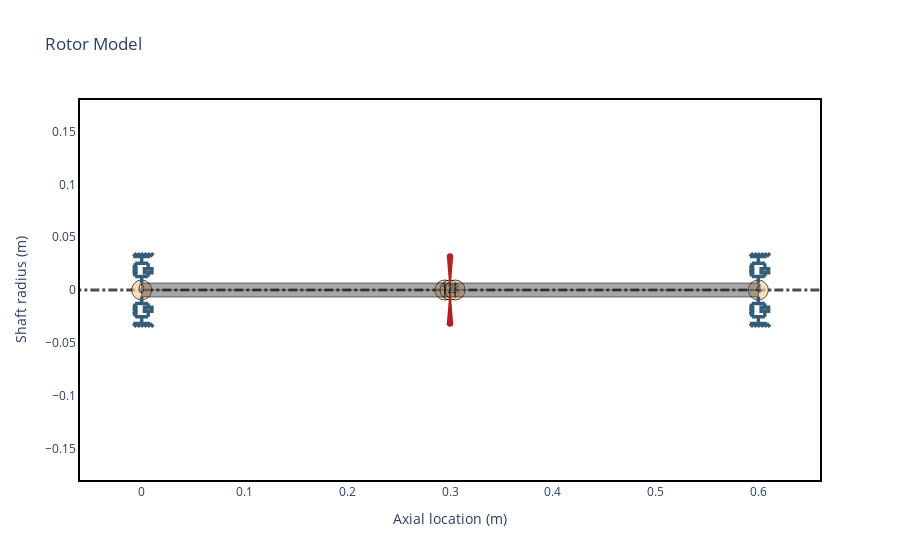

Notebook source saved alongside this figure:
### Code cell
# ========================================================================
# ROTOR
#
rotor = rs.Rotor(shaft_elements, [disk_geo], bearings)
print("Rotor total mass = ", np.round(rotor.m, 2))
print("Rotor center of gravity =", np.round(rotor.CG, 2))
rotor.plot_rotor()

### Figure 1 — Plotly figure (JSON) as saved in the notebook; plotly's stock layout.template omitted (floating-point values rounded to 4 significant figures)
{"data": [{"hoverinfo": "none", "line": {"color": "black", "dash": "dashdot", "width": 3}, "mode": "lines", "opacity": 0.7, "showlegend": false, "type": "scatter", "x": [-0.12, 0.72], "y": [0, 0]}, {"hoverinfo": "none", "marker": {"color": "#ffcc99", "line": {"color": "black", "width": 1}, "opacity": 0.7, "size": 20}, "mode": "markers+text", "showlegend": false, "text": ["0", "1", "2", "3", "4"], "type": "scatter", "x": [0, 0.295, 0.3, 0.305, 0.6], "y": [0, 0, 0, 0, 0]}, {"customdata": [[0, 0.0127, 0, 0.0127, 0, 0.295, "ABNT1020"], [0, 0.0127, 0, 0.0127, 0, 0.295, "ABNT1020"], [0, 0.0127, 0, 0.0127, 0, 0.295, "ABNT1020"], [0, 0.0127, 0, 0.0127, 0, 0.295, "ABNT1020"], [0, 0.0127, 0, 0.0127, 0, 0.295, "ABNT1020"], [0, 0.0127, 0, 0.0127, 0, 0.295, "ABNT1020"], [0, 0.0127, 0, 0.0127, 0, 0.295, "ABNT1020"], [0, 0.0127, 0, 0.0127, 0, 0.295, "ABNT1020"], [0, 0.0127, 0, 0.0127, 0, 0.295, "ABNT1020"], [0, 0.0127, 0, 0.0127, 0, 0.295, "ABNT1020"]], "fill": "toself", "fillcolor": "#525252", "hoverinfo": "text", "hoverlabel": {"bgcolor": "#525252"}, "hoveron": "points+fills", "hovertemplate": "Element Number: 0<br>Left Outer Diameter: 0.0127 m<br>Left Inner Diameter: 0.0 m<br>Right Outer Diameter: 0.0127 m<br>Right Inner Diameter: 0.0 m<br>Element Length: 0.295 m<br>Material: ABNT1020<br>", "legendgroup": "Shaft", "line": {"color": "black", "width": 1.5}, "mode": "lines", "name": "Shaft el. 0", "opacity": 0.5, "showlegend": false, "text": "Element Number: 0<br>Left Outer Diameter: 0.0127 m<br>Left Inner Diameter: 0.0 m<br>Right Outer Diameter: 0.0127 m<br>Right Inner Diameter: 0.0 m<br>Element Length: 0.295 m<br>Material: ABNT1020<br>", "type": "scatter", "x": [0, 0, 0.295, 0.295, 0, 0, 0, 0.295, 0.295, 0], "y": [0, 0.00635, 0.00635, 0, 0, 0, -0.00635, -0.00635, 0, 0]}, {"customdata": [[1, 0.0127, 0, 0.0127, 0, 0.005, "ABNT1020"], [1, 0.0127, 0, 0.0127, 0, 0.005, "ABNT1020"], [1, 0.0127, 0, 0.0127, 0, 0.005, "ABNT1020"], [1, 0.0127, 0, 0.0127, 0, 0.005, "ABNT1020"], [1, 0.0127, 0, 0.0127, 0, 0.005, "ABNT1020"], [1, 0.0127, 0, 0.0127, 0, 0.005, "ABNT1020"], [1, 0.0127, 0, 0.0127, 0, 0.005, "ABNT1020"], [1, 0.0127, 0, 0.0127, 0, 0.005, "ABNT1020"], [1, 0.0127, 0, 0.0127, 0, 0.005, "ABNT1020"], [1, 0.0127, 0, 0.0127, 0, 0.005, "ABNT1020"]], "fill": "toself", "fillcolor": "#525252", "hoverinfo": "text", "hoverlabel": {"bgcolor": "#525252"}, "hoveron": "points+fills", "hovertemplate": "Element Number: 1<br>Left Outer Diameter: 0.0127 m<br>Left Inner Diameter: 0.0 m<br>Right Outer Diameter: 0.0127 m<br>Right Inner Diameter: 0.0 m<br>Element Length: 0.005 m<br>Material: ABNT1020<br>", "legendgroup": "Shaft", "line": {"color": "black", "width": 1.5}, "mode": "lines", "name": "Shaft el. 1", "opacity": 0.5, "showlegend": false, "text": "Element Number: 1<br>Left Outer Diameter: 0.0127 m<br>Left Inner Diameter: 0.0 m<br>Right Outer Diameter: 0.0127 m<br>Right Inner Diameter: 0.0 m<br>Element Length: 0.005 m<br>Material: ABNT1020<br>", "type": "scatter", "x": [0.295, 0.295, 0.3, 0.3, 0.295, 0.295, 0.295, 0.3, 0.3, 0.295], "y": [0, 0.00635, 0.00635, 0, 0, 0, -0.00635, -0.00635, 0, 0]}, {"customdata": [[2, 0.0127, 0, 0.0127, 0, 0.005, "ABNT1020"], [2, 0.0127, 0, 0.0127, 0, 0.005, "ABNT1020"], [2, 0.0127, 0, 0.0127, 0, 0.005, "ABNT1020"], [2, 0.0127, 0, 0.0127, 0, 0.005, "ABNT1020"], [2, 0.0127, 0, 0.0127, 0, 0.005, "ABNT1020"], [2, 0.0127, 0, 0.0127, 0, 0.005, "ABNT1020"], [2, 0.0127, 0, 0.0127, 0, 0.005, "ABNT1020"], [2, 0.0127, 0, 0.0127, 0, 0.005, "ABNT1020"], [2, 0.0127, 0, 0.0127, 0, 0.005, "ABNT1020"], [2, 0.0127, 0, 0.0127, 0, 0.005, "ABNT1020"]], "fill": "toself", "fillcolor": "#525252", "hoverinfo": "text", "hoverlabel": {"bgcolor": "#525252"}, "hoveron": "points+fills", "hovertemplate": "Element Number: 2<br>Left Outer Diameter: 0.0127 m<br>Left Inner Diameter: 0.0 m<br>Right Outer Diameter: 0.0127 m<br>Right Inner Diameter: 0.0 m<br>Element Length: 0.005 m<br>Material: ABNT1020<br>", "legendgroup": "Shaft", "line": {"color": "black", "width": 1.5}, "mode": "lines", "name": "Shaft el. 2", "opacity": 0.5, "showlegend": false, "text": "Element Number: 2<br>Left Outer Diameter: 0.0127 m<br>Left Inner Diameter: 0.0 m<br>Right Outer Diameter: 0.0127 m<br>Right Inner Diameter: 0.0 m<br>Element Length: 0.005 m<br>Material: ABNT1020<br>", "type": "scatter", "x": [0.3, 0.3, 0.305, 0.305, 0.3, 0.3, 0.3, 0.305, 0.305, 0.3], "y": [0, 0.00635, 0.00635, 0, 0, 0, -0.00635, -0.00635, 0, 0]}, {"customdata": [[3, 0.0127, 0, 0.0127, 0, 0.295, "ABNT1020"], [3, 0.0127, 0, 0.0127, 0, 0.295, "ABNT1020"], [3, 0.0127, 0, 0.0127, 0, 0.295, "ABNT1020"], [3, 0.0127, 0, 0.0127, 0, 0.295, "ABNT1020"], [3, 0.0127, 0, 0.0127, 0, 0.295, "ABNT1020"], [3, 0.0127, 0, 0.0127, 0, 0.295, "ABNT1020"], [3, 0.0127, 0, 0.0127, 0, 0.295, "ABNT1020"], [3, 0.0127, 0, 0.0127, 0, 0.295, "ABNT1020"], [3, 0.0127, 0, 0.0127, 0, 0.295, "ABNT1020"], [3, 0.0127, 0, 0.0127, 0, 0.295, "ABNT1020"]], "fill": "toself", "fillcolor": "#525252", "hoverinfo": "text", "hoverlabel": {"bgcolor": "#525252"}, "hoveron": "points+fills", "hovertemplate": "Element Number: 3<br>Left Outer Diameter: 0.0127 m<br>Left Inner Diameter: 0.0 m<br>Right Outer Diameter: 0.0127 m<br>Right Inner Diameter: 0.0 m<br>Element Length: 0.295 m<br>Material: ABNT1020<br>", "legendgroup": "Shaft", "line": {"color": "black", "width": 1.5}, "mode": "lines", "name": "Shaft el. 3", "opacity": 0.5, "showlegend": false, "text": "Element Number: 3<br>Left Outer Diameter: 0.0127 m<br>Left Inner Diameter: 0.0 m<br>Right Outer Diameter: 0.0127 m<br>Right Inner Diameter: 0.0 m<br>Element Length: 0.295 m<br>Material: ABNT1020<br>", "type": "scatter", "x": [0.305, 0.305, 0.6, 0.6, 0.305, 0.305, 0.305, 0.6, 0.6, 0.305], "y": [0, 0.00635, 0.00635, 0, 0, 0, -0.00635, -0.00635, 0, 0]}, {"customdata": [[2, 0.008217, 0.004125, 2.003], [2, 0.008217, 0.004125, 2.003], [2, 0.008217, 0.004125, 2.003], [2, 0.008217, 0.004125, 2.003], [2, 0.008217, 0.004125, 2.003], [2, 0.008217, 0.004125, 2.003], [2, 0.008217, 0.004125, 2.003], [2, 0.008217, 0.004125, 2.003], [2, 0.008217, 0.004125, 2.003]], "fill": "toself", "fillcolor": "Firebrick", "hoverinfo": "text", "hoverlabel": {"bgcolor": "Firebrick"}, "hoveron": "points+fills", "hovertemplate": "Disk Node: 2<br>Polar Inertia: 8.217e-03<br>Diametral Inertia: 4.125e-03<br>Disk mass: 2.003<br>", "legendgroup": "disks", "line": {"color": "Firebrick", "width": 2}, "mode": "lines", "name": "Geometry disk", "showlegend": false, "text": "Disk Node: 2<br>Polar Inertia: 8.217e-03<br>Diametral Inertia: 4.125e-03<br>Disk mass: 2.003<br>", "type": "scatter", "x": [0.3, 0.3021, 0.2979, 0.3, null, 0.3, 0.3021, 0.2979, 0.3], "y": [0.00635, 0.03175, 0.03175, 0.00635, null, -0.00635, -0.03175, -0.03175, -0.00635]}, {"hoverinfo": "none", "legendgroup": "bearings", "line": {"color": "#355d7a", "width": 3.5}, "mode": "lines", "name": "Bearing 0", "showlegend": false, "type": "scatter", "x": [0, 0, -0.00635, 0.00635], "y": [0.00635, 0.0127, 0.0127, 0.0127]}, {"hoverinfo": "none", "legendgroup": "bearings", "line": {"color": "#355d7a", "width": 3.5}, "mode": "lines", "name": "Bearing 0", "showlegend": false, "type": "scatter", "x": [0, 0, -0.00635, 0.00635], "y": [-0.00635, -0.0127, -0.0127, -0.0127]}, {"hoverinfo": "none", "legendgroup": "bearings", "line": {"color": "#355d7a", "width": 3.5}, "mode": "lines", "name": "Bearing 0", "showlegend": false, "type": "scatter", "x": [0, 0, -0.00635, 0.00635], "y": [0.03175, 0.0254, 0.0254, 0.0254]}, {"hoverinfo": "none", "legendgroup": "bearings", "line": {"color": "#355d7a", "width": 3.5}, "mode": "lines", "name": "Bearing 0", "showlegend": false, "type": "scatter", "x": [0, 0, -0.00635, 0.00635], "y": [-0.03175, -0.0254, -0.0254, -0.0254]}, {"hoverinfo": "none", "legendgroup": "bearings", "line": {"color": "#355d7a", "width": 3.5}, "mode": "lines", "name": "Bearing 0", "showlegend": false, "type": "scatter", "x": [-0.008164, 0.008164], "y": [0.03175, 0.03175]}, {"hoverinfo": "none", "legendgroup": "bearings", "line": {"color": "#355d7a", "width": 3.5}, "mode": "lines", "name": "Bearing 0", "showlegend": false, "type": "scatter", "x": [-0.008164, 0.008164], "y": [-0.03175, -0.03175]}, {"hoverinfo": "none", "legendgroup": "bearings", "line": {"color": "#355d7a", "width": 3.5}, "mode": "lines", "name": "Bearing 0", "showlegend": false, "type": "scatter", "x": [-0.008164, -0.004899], "y": [0.03175, 0.03493]}, {"hoverinfo": "none", "legendgroup": "bearings", "line": {"color": "#355d7a", "width": 3.5}, "mode": "lines", "name": "Bearing 0", "showlegend": false, "type": "scatter", "x": [-0.008164, -0.004899], "y": [-0.03175, -0.03493]}, {"hoverinfo": "none", "legendgroup": "bearings", "line": {"color": "#355d7a", "width": 3.5}, "mode": "lines", "name": "Bearing 0", "showlegend": false, "type": "scatter", "x": [-0.004899, -0.001633], "y": [0.03175, 0.03493]}, {"hoverinfo": "none", "legendgroup": "bearings", "line": {"color": "#355d7a", "width": 3.5}, "mode": "lines", "name": "Bearing 0", "showlegend": false, "type": "scatter", "x": [-0.004899, -0.001633], "y": [-0.03175, -0.03493]}, {"hoverinfo": "none", "legendgroup": "bearings", "line": {"color": "#355d7a", "width": 3.5}, "mode": "lines", "name": "Bearing 0", "showlegend": false, "type": "scatter", "x": [-0.001633, 0.001633], "y": [0.03175, 0.03493]}, {"hoverinfo": "none", "legendgroup": "bearings", "line": {"color": "#355d7a", "width": 3.5}, "mode": "lines", "name": "Bearing 0", "showlegend": false, "type": "scatter", "x": [-0.001633, 0.001633], "y": [-0.03175, -0.03493]}, {"hoverinfo": "none", "legendgroup": "bearings", "line": {"color": "#355d7a", "width": 3.5}, "mode": "lines", "name": "Bearing 0", "showlegend": false, "type": "scatter", "x": [0.001633, 0.004899], "y": [0.03175, 0.03493]}, {"hoverinfo": "none", "legendgroup": "bearings", "line": {"color": "#355d7a", "width": 3.5}, "mode": "lines", "name": "Bearing 0", "showlegend": false, "type": "scatter", "x": [0.001633, 0.004899], "y": [-0.03175, -0.03493]}, {"hoverinfo": "none", "legendgroup": "bearings", "line": {"color": "#355d7a", "width": 3.5}, "mode": "lines", "name": "Bearing 0", "showlegend": false, "type": "scatter", "x": [0.004899, 0.008164], "y": [0.03175, 0.03493]}, {"hoverinfo": "none", "legendgroup": "bearings", "line": {"color": "#355d7a", "width": 3.5}, "mode": "lines", "name": "Bearing 0", "showlegend": false, "type": "scatter", "x": [0.004899, 0.008164], "y": [-0.03175, -0.03493]}, {"hoverinfo": "none", "legendgroup": "bearings", "line": {"color": "#355d7a", "width": 3.5}, "mode": "lines", "name": "Bearing 0", "showlegend": false, "type": "scatter", "x": [0.008164, 0.01143], "y": [0.03175, 0.03493]}, {"hoverinfo": "none", "legendgroup": "bearings", "line": {"color": "#355d7a", "width": 3.5}, "mode": "lines", "name": "Bearing 0", "showlegend": false, "type": "scatter", "x": [0.008164, 0.01143], "y": [-0.03175, -0.03493]}, {"hoverinfo": "none", "legendgroup": "bearings", "line": {"color": "#355d7a", "width": 3.5}, "mode": "lines", "name": "Bearing 0", "showlegend": false, "type": "scatter", "x": [-0.00635, -0.00635, -0.008164, -0.004536, -0.008164, -0.004536, -0.008164, -0.004536, -0.00635, -0.00635], "y": [0.0127, 0.01451, 0.01451, 0.01633, 0.01814, 0.01996, 0.02177, 0.02359, 0.02359, 0.0254]}, {"hoverinfo": "none", "legendgroup": "bearings", "line": {"color": "#355d7a", "width": 3.5}, "mode": "lines", "name": "Bearing 0", "showlegend": false, "type": "scatter", "x": [-0.00635, -0.00635, -0.008164, -0.004536, -0.008164, -0.004536, -0.008164, -0.004536, -0.00635, -0.00635], "y": [-0.0127, -0.01451, -0.01451, -0.01633, -0.01814, -0.01996, -0.02177, -0.02359, -0.02359, -0.0254]}, {"hoverinfo": "none", "legendgroup": "bearings", "line": {"color": "#355d7a", "width": 3.5}, "mode": "lines", "name": "Bearing 0", "showlegend": false, "type": "scatter", "x": [0.00635, 0.00635], "y": [0.0127, 0.01633]}, {"hoverinfo": "none", "legendgroup": "bearings", "line": {"color": "#355d7a", "width": 3.5}, "mode": "lines", "name": "Bearing 0", "showlegend": false, "type": "scatter", "x": [0.00635, 0.00635], "y": [-0.0127, -0.01633]}, {"hoverinfo": "none", "legendgroup": "bearings", "line": {"color": "#355d7a", "width": 3.5}, "mode": "lines", "name": "Bearing 0", "showlegend": false, "type": "scatter", "x": [0.002721, 0.002721, 0.009979, 0.009979], "y": [0.02177, 0.01633, 0.01633, 0.02177]}, {"hoverinfo": "none", "legendgroup": "bearings", "line": {"color": "#355d7a", "width": 3.5}, "mode": "lines", "name": "Bearing 0", "showlegend": false, "type": "scatter", "x": [0.002721, 0.002721, 0.009979, 0.009979], "y": [-0.02177, -0.01633, -0.01633, -0.02177]}, {"hoverinfo": "none", "legendgroup": "bearings", "line": {"color": "#355d7a", "width": 3.5}, "mode": "lines", "name": "Bearing 0", "showlegend": false, "type": "scatter", "x": [0.002721, 0.009979, 0.00635, 0.00635], "y": [0.01996, 0.01996, 0.01996, 0.0254]}, {"hoverinfo": "none", "legendgroup": "bearings", "line": {"color": "#355d7a", "width": 3.5}, "mode": "lines", "name": "Bearing 0", "showlegend": false, "type": "scatter", "x": [0.002721, 0.009979, 0.00635, 0.00635], "y": [-0.01996, -0.01996, -0.01996, -0.0254]}, {"hoverinfo": "none", "legendgroup": "bearings", "line": {"color": "#355d7a", "width": 3.5}, "mode": "lines", "name": "Bearing 1", "showlegend": false, "type": "scatter", "x": [0.6, 0.6, 0.5937, 0.6063], "y": [0.00635, 0.0127, 0.0127, 0.0127]}, {"hoverinfo": "none", "legendgroup": "bearings", "line": {"color": "#355d7a", "width": 3.5}, "mode": "lines", "name": "Bearing 1", "showlegend": false, "type": "scatter", "x": [0.6, 0.6, 0.5937, 0.6063], "y": [-0.00635, -0.0127, -0.0127, -0.0127]}, {"hoverinfo": "none", "legendgroup": "bearings", "line": {"color": "#355d7a", "width": 3.5}, "mode": "lines", "name": "Bearing 1", "showlegend": false, "type": "scatter", "x": [0.6, 0.6, 0.5937, 0.6063], "y": [0.03175, 0.0254, 0.0254, 0.0254]}, {"hoverinfo": "none", "legendgroup": "bearings", "line": {"color": "#355d7a", "width": 3.5}, "mode": "lines", "name": "Bearing 1", "showlegend": false, "type": "scatter", "x": [0.6, 0.6, 0.5937, 0.6063], "y": [-0.03175, -0.0254, -0.0254, -0.0254]}, {"hoverinfo": "none", "legendgroup": "bearings", "line": {"color": "#355d7a", "width": 3.5}, "mode": "lines", "name": "Bearing 1", "showlegend": false, "type": "scatter", "x": [0.5918, 0.6082], "y": [0.03175, 0.03175]}, {"hoverinfo": "none", "legendgroup": "bearings", "line": {"color": "#355d7a", "width": 3.5}, "mode": "lines", "name": "Bearing 1", "showlegend": false, "type": "scatter", "x": [0.5918, 0.6082], "y": [-0.03175, -0.03175]}, {"hoverinfo": "none", "legendgroup": "bearings", "line": {"color": "#355d7a", "width": 3.5}, "mode": "lines", "name": "Bearing 1", "showlegend": false, "type": "scatter", "x": [0.5918, 0.5951], "y": [0.03175, 0.03493]}, {"hoverinfo": "none", "legendgroup": "bearings", "line": {"color": "#355d7a", "width": 3.5}, "mode": "lines", "name": "Bearing 1", "showlegend": false, "type": "scatter", "x": [0.5918, 0.5951], "y": [-0.03175, -0.03493]}, {"hoverinfo": "none", "legendgroup": "bearings", "line": {"color": "#355d7a", "width": 3.5}, "mode": "lines", "name": "Bearing 1", "showlegend": false, "type": "scatter", "x": [0.5951, 0.5984], "y": [0.03175, 0.03493]}, {"hoverinfo": "none", "legendgroup": "bearings", "line": {"color": "#355d7a", "width": 3.5}, "mode": "lines", "name": "Bearing 1", "showlegend": false, "type": "scatter", "x": [0.5951, 0.5984], "y": [-0.03175, -0.03493]}, {"hoverinfo": "none", "legendgroup": "bearings", "line": {"color": "#355d7a", "width": 3.5}, "mode": "lines", "name": "Bearing 1", "showlegend": false, "type": "scatter", "x": [0.5984, 0.6016], "y": [0.03175, 0.03493]}, {"hoverinfo": "none", "legendgroup": "bearings", "line": {"color": "#355d7a", "width": 3.5}, "mode": "lines", "name": "Bearing 1", "showlegend": false, "type": "scatter", "x": [0.5984, 0.6016], "y": [-0.03175, -0.03493]}, {"hoverinfo": "none", "legendgroup": "bearings", "line": {"color": "#355d7a", "width": 3.5}, "mode": "lines", "name": "Bearing 1", "showlegend": false, "type": "scatter", "x": [0.6016, 0.6049], "y": [0.03175, 0.03493]}, {"hoverinfo": "none", "legendgroup": "bearings", "line": {"color": "#355d7a", "width": 3.5}, "mode": "lines", "name": "Bearing 1", "showlegend": false, "type": "scatter", "x": [0.6016, 0.6049], "y": [-0.03175, -0.03493]}, {"hoverinfo": "none", "legendgroup": "bearings", "line": {"color": "#355d7a", "width": 3.5}, "mode": "lines", "name": "Bearing 1", "showlegend": false, "type": "scatter", "x": [0.6049, 0.6082], "y": [0.03175, 0.03493]}, {"hoverinfo": "none", "legendgroup": "bearings", "line": {"color": "#355d7a", "width": 3.5}, "mode": "lines", "name": "Bearing 1", "showlegend": false, "type": "scatter", "x": [0.6049, 0.6082], "y": [-0.03175, -0.03493]}, {"hoverinfo": "none", "legendgroup": "bearings", "line": {"color": "#355d7a", "width": 3.5}, "mode": "lines", "name": "Bearing 1", "showlegend": false, "type": "scatter", "x": [0.6082, 0.6114], "y": [0.03175, 0.03493]}, {"hoverinfo": "none", "legendgroup": "bearings", "line": {"color": "#355d7a", "width": 3.5}, "mode": "lines", "name": "Bearing 1", "showlegend": false, "type": "scatter", "x": [0.6082, 0.6114], "y": [-0.03175, -0.03493]}, {"hoverinfo": "none", "legendgroup": "bearings", "line": {"color": "#355d7a", "width": 3.5}, "mode": "lines", "name": "Bearing 1", "showlegend": false, "type": "scatter", "x": [0.5937, 0.5937, 0.5918, 0.5955, 0.5918, 0.5955, 0.5918, 0.5955, 0.5937, 0.5937], "y": [0.0127, 0.01451, 0.01451, 0.01633, 0.01814, 0.01996, 0.02177, 0.02359, 0.02359, 0.0254]}, {"hoverinfo": "none", "legendgroup": "bearings", "line": {"color": "#355d7a", "width": 3.5}, "mode": "lines", "name": "Bearing 1", "showlegend": false, "type": "scatter", "x": [0.5937, 0.5937, 0.5918, 0.5955, 0.5918, 0.5955, 0.5918, 0.5955, 0.5937, 0.5937], "y": [-0.0127, -0.01451, -0.01451, -0.01633, -0.01814, -0.01996, -0.02177, -0.02359, -0.02359, -0.0254]}, {"hoverinfo": "none", "legendgroup": "bearings", "line": {"color": "#355d7a", "width": 3.5}, "mode": "lines", "name": "Bearing 1", "showlegend": false, "type": "scatter", "x": [0.6063, 0.6063], "y": [0.0127, 0.01633]}, {"hoverinfo": "none", "legendgroup": "bearings", "line": {"color": "#355d7a", "width": 3.5}, "mode": "lines", "name": "Bearing 1", "showlegend": false, "type": "scatter", "x": [0.6063, 0.6063], "y": [-0.0127, -0.01633]}, {"hoverinfo": "none", "legendgroup": "bearings", "line": {"color": "#355d7a", "width": 3.5}, "mode": "lines", "name": "Bearing 1", "showlegend": false, "type": "scatter", "x": [0.6027, 0.6027, 0.61, 0.61], "y": [0.02177, 0.01633, 0.01633, 0.02177]}, {"hoverinfo": "none", "legendgroup": "bearings", "line": {"color": "#355d7a", "width": 3.5}, "mode": "lines", "name": "Bearing 1", "showlegend": false, "type": "scatter", "x": [0.6027, 0.6027, 0.61, 0.61], "y": [-0.02177, -0.01633, -0.01633, -0.02177]}, {"hoverinfo": "none", "legendgroup": "bearings", "line": {"color": "#355d7a", "width": 3.5}, "mode": "lines", "name": "Bearing 1", "showlegend": false, "type": "scatter", "x": [0.6027, 0.61, 0.6063, 0.6063], "y": [0.01996, 0.01996, 0.01996, 0.0254]}, {"hoverinfo": "none", "legendgroup": "bearings", "line": {"color": "#355d7a", "width": 3.5}, "mode": "lines", "name": "Bearing 1", "showlegend": false, "type": "scatter", "x": [0.6027, 0.61, 0.6063, 0.6063], "y": [-0.01996, -0.01996, -0.01996, -0.0254]}], "layout": {"shapes": [{"fillcolor": "Firebrick", "line": {"color": "Firebrick"}, "type": "circle", "x0": 0.3021, "x1": 0.2979, "xref": "x", "y0": 0.02963, "y1": 0.03387, "yref": "y"}, {"fillcolor": "Firebrick", "line": {"color": "Firebrick"}, "type": "circle", "x0": 0.3021, "x1": 0.2979, "xref": "x", "y0": -0.02963, "y1": -0.03387, "yref": "y"}], "title": {"text": "Rotor Model"}, "xaxis": {"mirror": true, "range": [-0.06, 0.66], "showgrid": false, "title": {"text": "Axial location (m)"}}, "yaxis": {"mirror": true, "range": [-0.18, 0.18], "showgrid": false, "title": {"text": "Shaft radius (m)"}}}}
